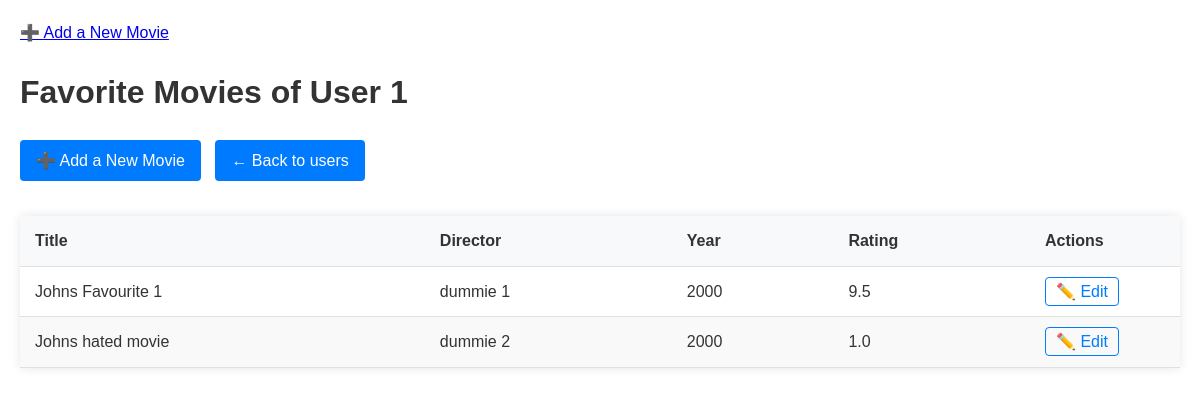
The page /user/1 on the database as committed earlier.
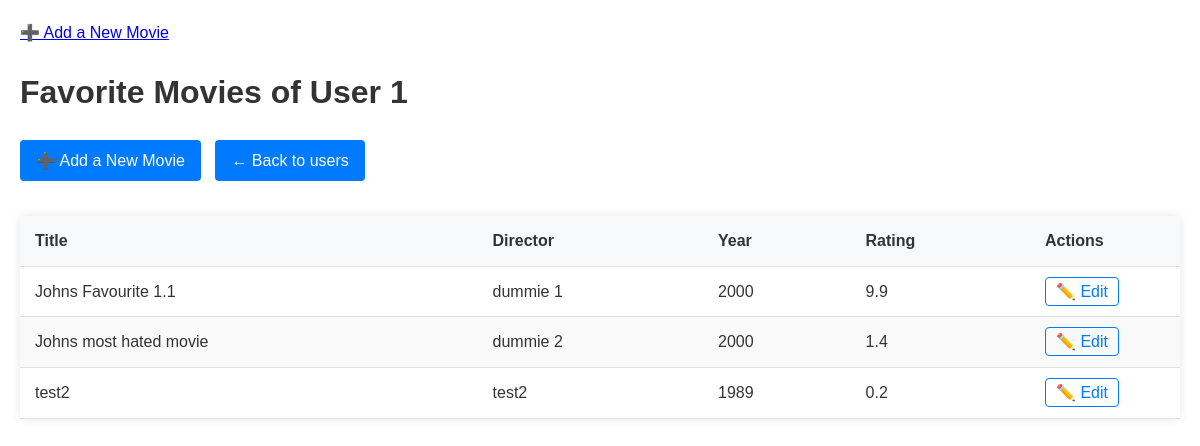
The same page on the database as committed later.
### models.py (models this page shows)
class Movie(Base):
    __tablename__ = "movies"
    id = Column(Integer, primary_key=True)
    user_id = Column(Integer, ForeignKey("users.id"))
    title = Column(String, nullable=False)
    director = Column(String)
    writer = Column(String)
    actors = Column(String)
    year = Column(Integer)
    rating = Column(Float, CheckConstraint('rating >= 0 AND rating <= 10'))
    genre = Column(String)
    runtime = Column(String)
    plot = Column(Text)
    comment = Column(Text)
    user = relationship("User", back_populates="movies")

### app.py (the view)
@app.route("/user/<int:user_id>")
def user_movies(user_id):
    user = data_manager.get_user_by_id(user_id)
    movies = data_manager.get_user_movies(user_id)
    return render_template("movie_list.html", user_id=user_id, movies=movies)

### data_manager/sqlite_data_manager.py (called while the page is built)
    def get_user_movies(self, user_id):
        session = self.Session()
        try:
            user = session.query(User).filter_by(id=user_id).first()
            if user:
                return user.movies
            return []
        finally:
            session.close()

    def get_user_by_id(self, user_id):
        session = self.Session()
        try:
            return session.query(User).filter_by(id=user_id).first()
        finally:
            session.close()

### templates/movie_list.html (shortened to what this page needs)
<!DOCTYPE html>
<html lang="en">
<head>
    <link rel="stylesheet" href="{{ url_for('static', filename='styles.css') }}">
</head>
<body>
<a href="{{ url_for('add_movie', user_id=user_id) }}">➕ Add a New Movie</a>
{% extends "base.html" %}
{% block content %}
  <h1>Favorite Movies of User {{ user_id }}</h1>
  <div class="table-controls">
    <a href="{{ url_for('add_movie', user_id=user_id) }}" class="btn">➕ Add a New Movie</a>
    <a href="/" class="btn">← Back to users</a>
  </div>
  <div class="table-container">
    <table>
      <thead>
        <tr>
          <th>Title</th>
          <th>Director</th>
          <th>Year</th>
          <th>Rating</th>
          <th class="actions">Actions</th>
        </tr>
      </thead>
      <tbody>
        {% for movie in movies %}
          <tr>
            <td data-label="Title">{{ movie.title }}</td>
            <td data-label="Director">{{ movie.director or '-' }}</td>
            <td data-label="Year">{{ movie.year or '-' }}</td>
            <td data-label="Rating">{{ "%.1f"|format(movie.rating) if movie.rating else '-' }}</td>
            <td data-label="Actions" class="actions">
              <a href="{{ url_for('update_movie', user_id=user_id, movie_id=movie.id) }}" class="edit-btn">✏️ Edit</a>
            </td>
          </tr>
        {% endfor %}
      </tbody>
    </table>
  </div>
{% endblock %}

### templates/base.html (shortened to what this page needs)
<!DOCTYPE html>
<html lang="en">
<head>
    <link rel="stylesheet" href="{{ url_for('static', filename='styles.css') }}">
</head>
<body>
    {% block content %}{% endblock %}
</body>
</html>

### static/styles.css (style rules this page uses)
body { font-family: Arial, sans-serif; line-height: 1.6; margin: 0; padding: 20px; color: #333; }
.table-container { overflow-x: auto; margin: 20px 0; max-width: 1200px; margin-left: auto; margin-right: auto; box-shadow: 0 0 10px rgba(0,0,0,0.1); }
table { width: 100%; border-collapse: collapse; min-width: 600px; }
th, td { padding: 12px 15px; text-align: left; border-bottom: 1px solid #e0e0e0; }
th { background-color: #f8f9fa; font-weight: 600; color: #333; position: sticky; top: 0; }
tr:nth-child(even) { background-color: #f9f9f9; }
.actions { white-space: nowrap; width: 120px; }
.btn { display: inline-block; padding: 8px 16px; background-color: #007bff; color: white; text-decoration: none; border-radius: 4px; margin-right: 10px; margin-bottom: 15px; transition: all 0.3s; }
.edit-btn { color: #007bff; text-decoration: none; padding: 5px 10px; border: 1px solid #007bff; border-radius: 4px; transition: all 0.3s; }

Rows that differ between the two databases and show on the page:
changed Movie "dummie 1": title "Johns Favourite 1" → "Johns Favourite 1.1"; rating "9.5" → "9.9"
changed Movie "dummie 2": title "Johns hated movie" → "Johns most hated movie"; rating "1.0" → "1.4"
added Movie: title "test2", director "test2", year "1989", rating "0.2"
